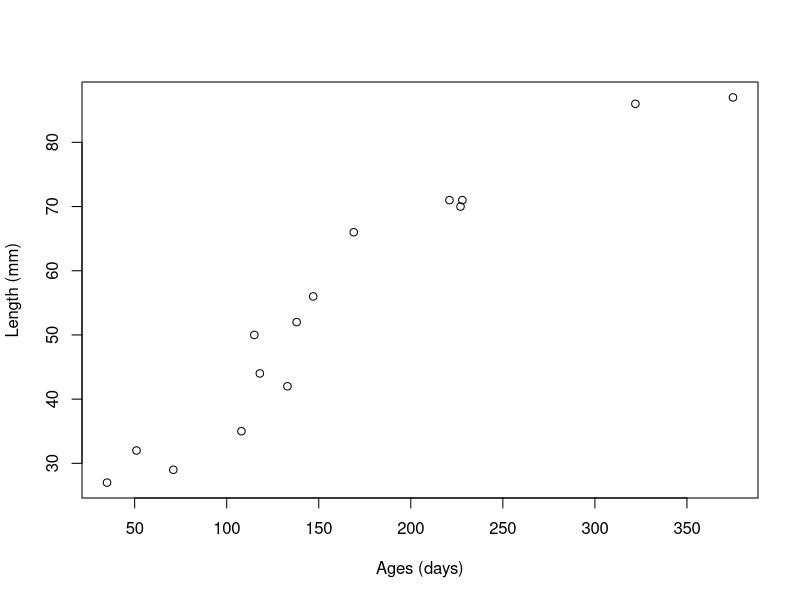

R code for this plot: (Note: this script raises an error after producing the figure.)
### This code is written for R version 3.6.2 (2019-12-12) -- "Dark and Stormy Night"
### Platform: x86_64-apple-darwin15.6.0 (64-bit)

# first, load the data found in this respoitory
# the first two lines are skipped because they are for your information abour the data
butter <- read.table("butterflyfish_growth.txt", skip=2, header=T)

# next, plot the data to inspect it and insure there are no anomalies
plot(butter$ages, butter$lengths, xlab = 'Ages (days)', ylab = 'Length (mm)')

# Now let's fit the Von Bertalanffy growth curve: length = Linf*(1-exp(-k*(age-t0)))
# where, Linf is the asymptotic size
# k is the growth coefficient
# t0 is the number used to calculate length at age zero
# The easiest way to fit this data to our model is to use the base R nonlinear least squares function: nls()
# This function is fine for simple data
# There are functions in other packages that use other alogorithms if nls() gets stuck
# for this function, we are going to give it some starting guesses for the parameters we want nls() to estimate
growth.curve <- nls(lengths ~ Linf * (1 - exp(-k * (ages - t0))),data = butter, start = list(Linf = 90, k = .001,t0 = -30))

# We can get confidence intervals for the parameters
confint(growth.curve, trace=T, level = 0.95)
# For this example, the profile confidence intervals
# can't be computed, presumably because the data
# are inadequate

# alternatively, you can ask for each parameter individually to see the confidence intervals
confint(growth.curve, trace=T, level = 0.95, parm = 'Linf')
confint(growth.curve, trace=T, level = 0.95, parm = 'k')
confint(growth.curve, trace=T, level = 0.95, parm = 't0')

# Now look at the summary statistics
summary(growth.curve)

# Get a predicted length for each age
for.plotting <- predict(growth.curve)
# We are going to sort the predicted values so that the plot makes sense, try to plot without sorting to see what happens
for.plotting <- for.plotting[order(for.plotting)]
sorted.butter = butter[order(butter$ages),]


# Now plot the data and overlay the predicted model fit
plot(butter$ages, butter$lengths, xlab = 'Ages (days)', ylab = 'Length (mm)')
lines(sorted.butter$ages, for.plotting, lty=2, col=2)

### Congrats you have fit a growth curve to the data


### another more fun example
# this example fits the Von Bertalanffy growth curve to my 6 month-old daughter Zora
# presumably she is not the best animal to fit this model to, but, hey lets have some fun

# load data
z <- read.csv('z_growth.csv')

# create a dataframe to use in our nls() function
baby <- data.frame(ages = z$days, lengths = z$length..cm.)

# fit the model to the data
growth.curve <- nls(lengths ~ Linf * (1 - exp(-k * (ages - t0))), data = baby, start = list(Linf = 90, k= .001, to = -30))

# how good is the fit
summary(growth.curve)

# create some dummmy data to predict age at length from model fit
preds <- data.frame(ages = seq(0, 365*21, length.out = 1000))
# predict age at length
preds$lengths <- predict(growth.curve, newdata = preds)

# plot it out
plot(z$days,z$length..cm., xlab = 'Age (days)', ylab = 'Length (cm)')
lines(preds$ages, preds$lengths, lty=2)

# now lets have a little more fun
plot(z$days,z$length..cm.,xlim=c(0,1000),ylim=c(40,100), xlab = 'Age (days)', ylab = 'Length (cm)')
lines(preds$ages,preds$lengths,lty=2)
# plot out the asymptotic size, which is the first coefficient in our model
# the coefficients() function extracts the coefficients used to to fit the 
abline(h=coefficients(growth.curve)[1],lty=3,col=2)

# how old will my daughter be when she reaches her asymptotic size and stops growing?
preds$ages[which((preds$lengths-coefficients(growth.curve)[1])==0)[1]]/365 
# dividing by 365 will give us the answer in years since the originial data was in days

# Finally, how big will she be when she stops growing?
coefficients(growth.curve)[1]
# remember the answer will be in centimeters
